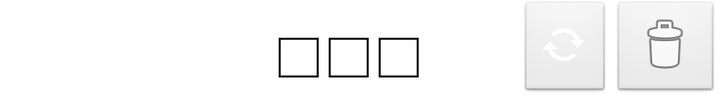
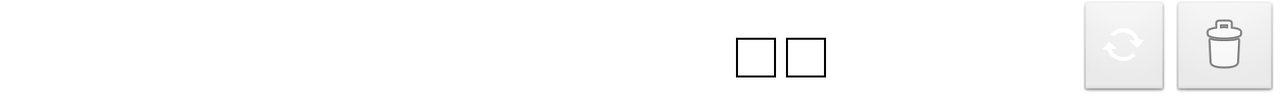

Two renders of one Android screen. The first uses the default layout on a phone; the second uses the alternative layout the repository ships for a different screen configuration, on a matching device. The two XML files are below.
<!-- AndroidManifest.xml: application theme AppTheme -->
<!-- res/layout/activity_fila_cliente.xml -->
<TableLayout xmlns:android="http://schemas.android.com/apk/res/android"
	xmlns:tools="http://schemas.android.com/tools"
    android:layout_width="match_parent"
    android:layout_height="wrap_content"
    android:stretchColumns="0,1"
    tools:ignore="UselessParent" 
    android:descendantFocusability="blocksDescendants">
    
        
	<TableRow
		android:layout_width="match_parent"
		android:layout_height="wrap_content"
		tools:ignore="UselessParent" >
            
		<LinearLayout
			android:layout_width="wrap_content"
			android:layout_height="wrap_content"
			android:gravity="left"
			tools:ignore="UseCompoundDrawables" >

			<ImageView
				android:id="@+id/imageViewTipoCliente"
			    android:layout_width="wrap_content"
			    android:layout_height="wrap_content"
			    tools:ignore="ContentDescription" />
			
			<TextView
			    android:id="@+id/textViewNombreIzq"
			    android:layout_width="wrap_content"
			    android:layout_height="wrap_content"/>
			   
			
			 <TextView
			    android:id="@+id/textViewApellidoIzq"
			    android:layout_width="wrap_content"
			    android:layout_height="wrap_content"
			    android:layout_marginLeft="5dp"/>
		</LinearLayout>
			
		<LinearLayout 
			android:gravity="center_horizontal"
			android:layout_width="wrap_content"
			android:layout_height="wrap_content"
			android:orientation="vertical">
			
			<TextView
				android:id="@+id/textViewNombreCent"
			    android:layout_width="wrap_content"
			    android:layout_height="wrap_content"
			    tools:ignore="SelectableText" />
			    
			<LinearLayout 
			    android:orientation="horizontal"
			    android:layout_width="wrap_content"
			  	android:layout_height="wrap_content">
			        
				<TextView
		            android:id="@+id/avisoVerdeFila"
		            style="@style/CuadroNotificacion"
                    android:background="@drawable/borde_blanco"/>
				        
		        <TextView
	                android:id="@+id/avisoAmarilloFila"
	                style="@style/CuadroNotificacion"
                    android:background="@drawable/borde_blanco"/>
				        
		        <TextView
	                android:id="@+id/avisoRojoFila"
	                style="@style/CuadroNotificacion"
                    android:background="@drawable/borde_blanco"/>
	    	</LinearLayout>
		</LinearLayout>
			
		<LinearLayout 
			android:gravity="right"
			android:layout_width="wrap_content"
			android:layout_height="wrap_content">

			<ImageButton
				android:id="@+id/imageButtonSync"
			    android:layout_width="wrap_content"
			    android:layout_height="match_parent"
			    android:src="@android:drawable/stat_notify_sync"
			    tools:ignore="ContentDescription" />
			
			 <ImageButton
			    android:id="@+id/imageButtonBorrar"
			    android:layout_width="wrap_content"
			    android:layout_height="match_parent"
			    android:src="@android:drawable/ic_menu_delete"
			    tools:ignore="ContentDescription" />
					    
		</LinearLayout>
	</TableRow>
</TableLayout>
<!-- resources referenced by this layout -->
<resources>
  <!-- drawable borde_blanco (drawable-ldpi) -->
  <?xml version="1.0" encoding="utf-8"?>
  <shape xmlns:android="http://schemas.android.com/apk/res/android" android:shape="rectangle" >
  	<solid android:color="#FFFFFF"/>
  	<stroke android:width="1dip" android:color="#000000"/>
  	<padding android:left="50dp" android:right="50dp"></padding>
  </shape>
  <style name="CuadroNotificacion">
          <item name="android:text" />
          <item name="android:layout_width">20dp</item>
          <item name="android:layout_height">20dp</item>
          <item name="android:layout_marginRight">5dp</item>
      </style>
  <style name="AppTheme" parent="AppBaseTheme">
          
      </style>
  <style name="AppBaseTheme" parent="android:Theme.Light">
          
      </style>
</resources>
<!-- res/layout-land/activity_fila_cliente.xml (the repository's variant of the layout above) -->
<!-- drawn on the phone turned sideways -->
<TableLayout xmlns:android="http://schemas.android.com/apk/res/android"
	xmlns:tools="http://schemas.android.com/tools"
    android:layout_width="match_parent"
    android:layout_height="wrap_content"
    android:stretchColumns="0,1"
    tools:ignore="UselessParent" 
    android:descendantFocusability="blocksDescendants">
    
        
	<TableRow
		android:layout_width="match_parent"
		android:layout_height="wrap_content"
		tools:ignore="UselessParent" >
            
		<LinearLayout
			android:layout_width="wrap_content"
			android:layout_height="wrap_content"
			android:gravity="left"
			tools:ignore="UseCompoundDrawables" >

			<ImageView
				android:id="@+id/imageViewTipoCliente"
			    android:layout_width="wrap_content"
			    android:layout_height="wrap_content"
			    tools:ignore="ContentDescription" />
			
			<TextView
			    android:id="@+id/textViewNombreIzq"
			    android:textIsSelectable="false"
			    android:layout_width="wrap_content"
			    android:layout_height="wrap_content"/>
			   
			
			 <TextView
			    android:id="@+id/textViewApellidoIzq"
			    android:textIsSelectable="false"
			    android:layout_width="wrap_content"
			    android:layout_height="wrap_content"
			    android:layout_marginLeft="5dp"/>
		</LinearLayout>
			
		<LinearLayout 
			android:gravity="center_horizontal"
			android:layout_width="wrap_content"
			android:layout_height="wrap_content"
			android:orientation="vertical">
			
			<TextView
				android:id="@+id/textViewNombreCent"
			    android:layout_width="wrap_content"
			    android:layout_height="wrap_content"
			    tools:ignore="SelectableText" />
			    
			<LinearLayout 
			    android:orientation="horizontal"
			    android:layout_width="wrap_content"
			  	android:layout_height="wrap_content">
			        
				<TextView
		            android:id="@+id/avisoVerdeFila"
		            android:textIsSelectable="false"
		            style="@style/CuadroNotificacion"
                    android:background="@drawable/borde_blanco"/>

				        
		        <TextView
	                android:id="@+id/avisoRojoFila"
	                android:textIsSelectable="false"
	                style="@style/CuadroNotificacion"
                    android:background="@drawable/borde_blanco"/>
	    	</LinearLayout>
		</LinearLayout>
			
	 	<LinearLayout 
			android:gravity="right"
			android:layout_width="wrap_content"
			android:layout_height="wrap_content">

			<ImageButton
				android:id="@+id/imageButtonSync"
			    android:layout_width="wrap_content"
			    android:layout_height="match_parent"
			    android:src="@android:drawable/stat_notify_sync"
			    tools:ignore="ContentDescription" />
			
			 <ImageButton
			    android:id="@+id/imageButtonBorrar"
			    android:layout_width="wrap_content"
			    android:layout_height="match_parent"
			    android:src="@android:drawable/ic_menu_delete"
			    tools:ignore="ContentDescription" />
					    
		</LinearLayout> 
	</TableRow>
</TableLayout>
